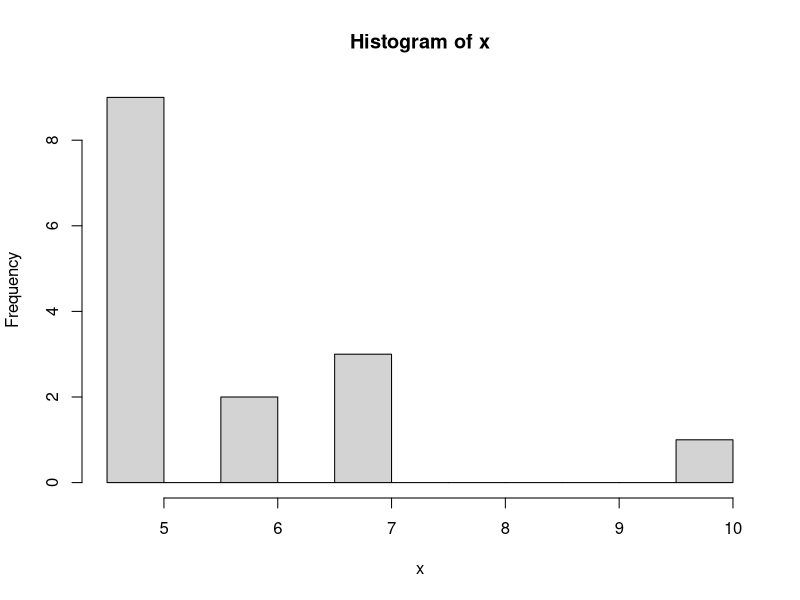
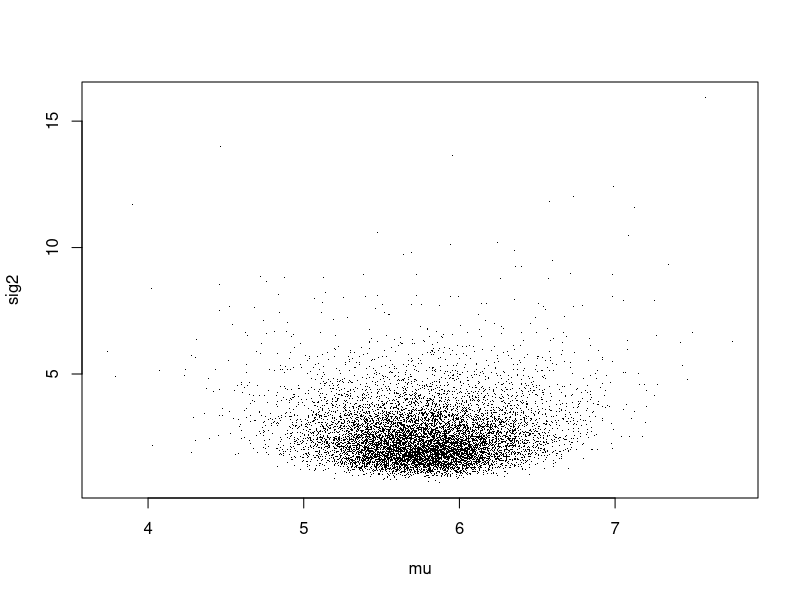
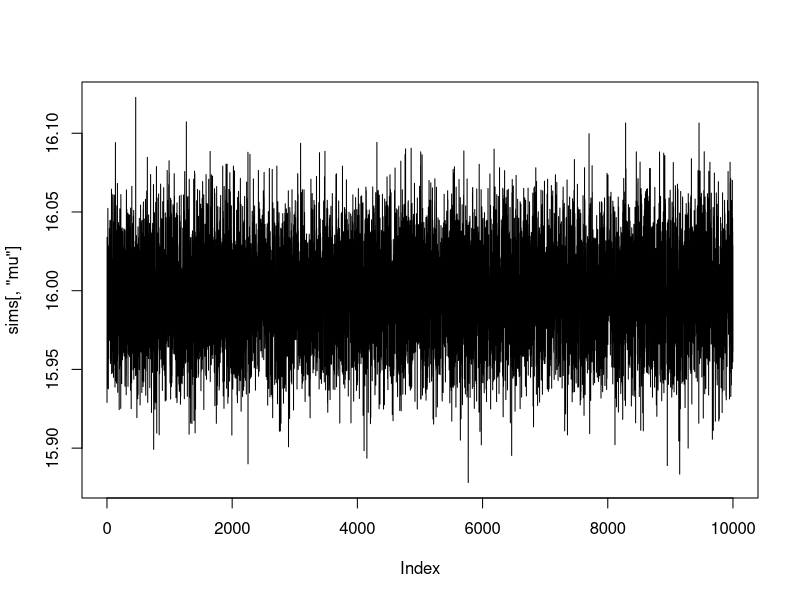
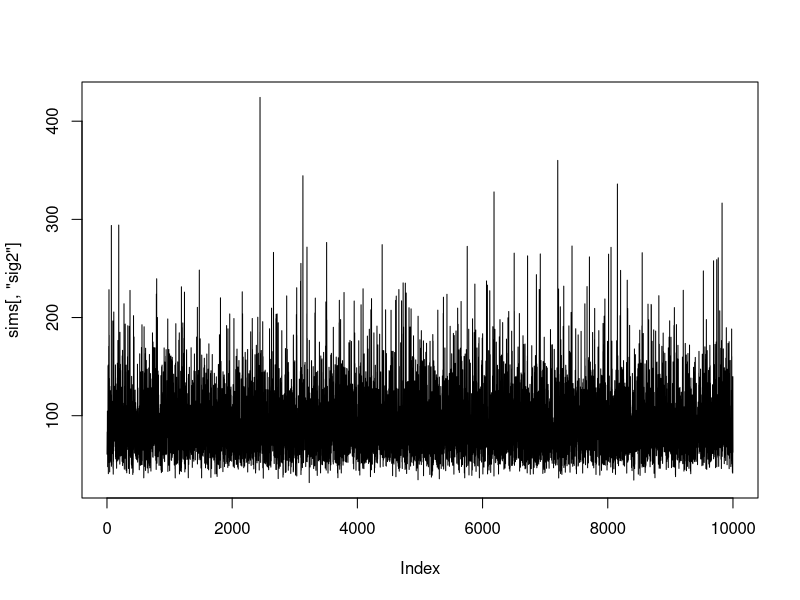
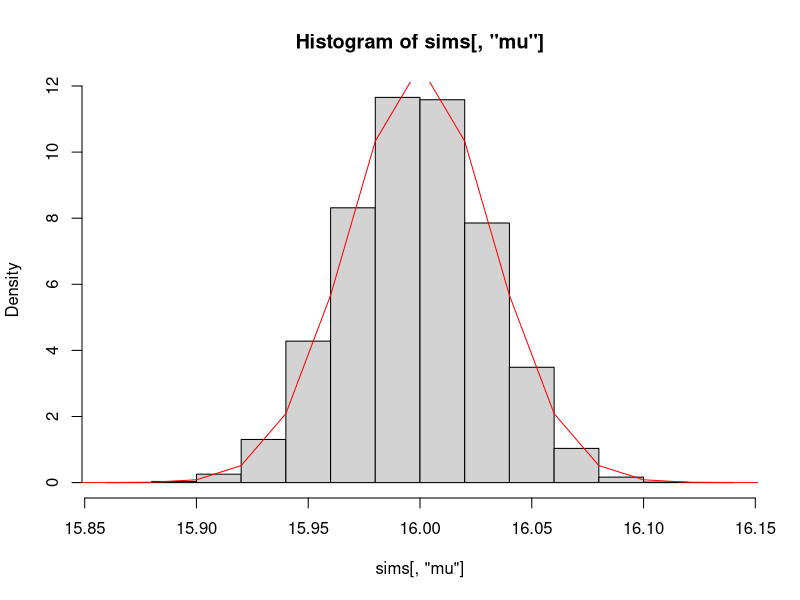

The R script that drew these images, in order:
x <- c(7, 5, 5, 5, 6, 5, 10, 6, 4.5, 5, 5, 7, 7, 4.5, 4.5)
hist(x, breaks = 10)

n <- length(x)
xbar <- mean(x)
s2 <- var(x)

rinvgamma <- function(n, shape, scale) {
  1.0 / rgamma(n, shape = shape, rate = scale)
}

dinvgamma <- function(x, shape, scale) {
  dgamma(1.0 / x, shape = shape, rate = scale) / x^2
}

# Exploring the distribution
a1 <- (n-1)/2
b1 <- (n-1)*s2/2


nsim <- 10000

sig2 <- rinvgamma(nsim, a1, b1)
mu <- rnorm(nsim, xbar, sqrt(sig2/n))

cbind(mu, sig2)
plot(mu, sig2, pch = '.')

mean(mu)

# Posterior prob that the avg. time spent on HW1 > 7
mean(mu>7)




# Gibbs sampling
update_mu <- function(xbar, n, sig2, m0, v0) {
  v1 <- 1.0/(1.0/v0 + n/sig2)
  m1 <- v1 * (m0/v0 + n*xbar/sig2)
  rnorm(1, m1, sqrt(v1))
}

update_sig2 <- function(x, n, mu, a0, b0) {
  a1 <- a0 + n
  b1 <- b0 + sum((x-mu)^2)
  sig2 <- rinvgamma(1, a1/2, b1/2)
}

n_iter <- 10e3
sims <- as.data.frame(matrix(NA, nrow = n_iter, ncol = 2))
colnames(sims) <- c('mu', 'sig2')

# Prior for mu
m0 <- 16
v0 <- .001

state <- list(mu = 5, sig2 = mean(c(1, 4, 5))) # Just guesses of initial state

for(i in 1:n_iter) {
  state$mu <- update_mu(xbar, n, sig2 = state$sig2, m0, v0) # mu0 and v0 are the prior
  state$sig2 <- update_sig2(x, n, mu = state$mu, a0 = 5, b0 = 5*10) # a0 and b0 are the priors: a0 prior sample size, b0 n * var between students 
  sims[i, "mu"] <- state$mu
  sims[i, "sig2"] <- state$sig2
}

plot(sims[, 'mu'], type = 'l')
plot(sims[, 'sig2'], type = 'l')
hist(sims[, 'mu'], freq = FALSE)
curve(dnorm(x, m0, sqrt(v0)), from = 15, to = 17, col = 'red', add = TRUE)

